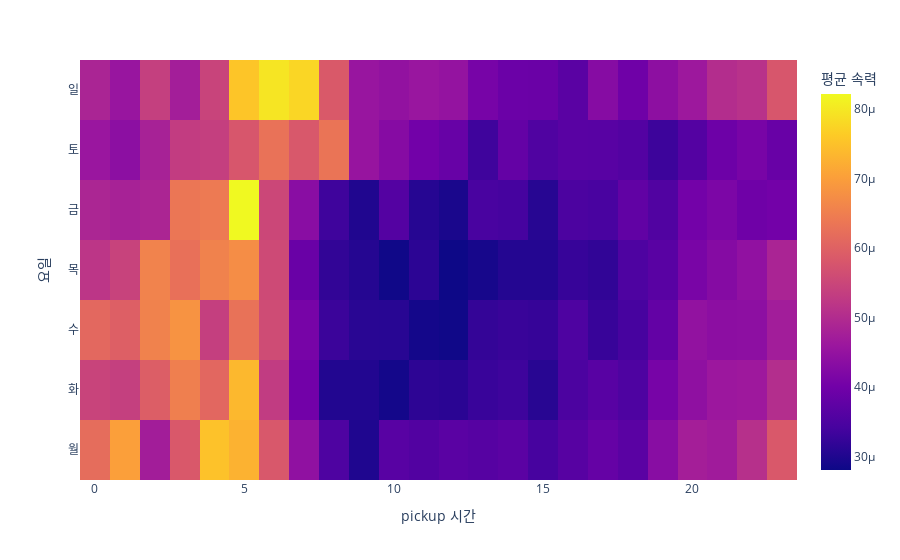

The code cell stored with this chart in its notebook:
### Markdown cell above
# 기말고사1-(1),(2)

### Code cell
tidydata = df.groupby(['pickup_hour', 'dayofweek']).speed.mean().reset_index()
tidydata['dayofweek'] = tidydata['dayofweek'].map({0:'월', 1:'화', 2:'수', 3:'목', 4:'금', 5:'토', 6:'일'})

fig1 = px.density_heatmap(
    data_frame=tidydata,
    x='pickup_hour',
    y='dayofweek',
    z='speed',
    nbinsx=24,
    nbinsy=7,
    height=400
)
fig1.update_layout(
    xaxis_title='pickup 시간',
    yaxis_title='요일',
    coloraxis_colorbar_title='평균 속력'
)
fig1.show()

### Figure 1 — Plotly figure (JSON) as saved in the notebook; plotly's stock layout.template omitted (floating-point values rounded to 4 significant figures; data arrays with more than 128 entries replaced by an {"elided": "..."} marker saying what was removed)
{"data": [{"coloraxis": "coloraxis", "histfunc": "sum", "hovertemplate": "pickup_hour=%{x}<br>dayofweek=%{y}<br>sum of speed=%{z}<extra></extra>", "name": "", "nbinsx": 24, "nbinsy": 7, "type": "histogram2d", "x": {"elided": "168 int values"}, "xaxis": "x", "xbingroup": "x", "y": {"elided": "168 str values"}, "yaxis": "y", "ybingroup": "y", "z": {"elided": "168 float values"}}], "layout": {"autosize": true, "coloraxis": {"colorbar": {"title": {"text": "평균 속력"}}, "colorscale": [[0, "#0d0887"], [0.1111, "#46039f"], [0.2222, "#7201a8"], [0.3333, "#9c179e"], [0.4444, "#bd3786"], [0.5556, "#d8576b"], [0.6667, "#ed7953"], [0.7778, "#fb9f3a"], [0.8889, "#fdca26"], [1, "#f0f921"]]}, "legend": {"tracegroupgap": 0}, "margin": {"t": 60}, "xaxis": {"anchor": "y", "autorange": true, "domain": [0, 1], "range": [-0.5, 23.5], "title": {"text": "pickup 시간"}, "type": "linear"}, "yaxis": {"anchor": "x", "autorange": true, "domain": [0, 1], "range": [-0.5, 6.5], "title": {"text": "요일"}, "type": "category"}}}
